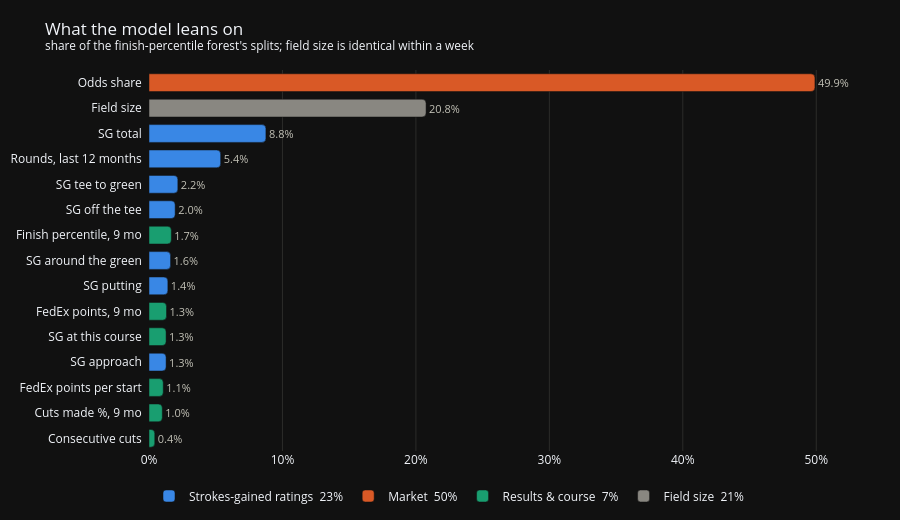

The notebook cell this image was saved under:
### Markdown cell above
### 7b. What the model leans on

Each feature's share of the finish-percentile forest's splits, coloured by kind; the legend
gives each kind's total. Read the strokes-gained ratings as a group: they overlap
(`SGA_T2G` is off the tee + approach + around the green), so they split credit between them.
`FIELD_SIZE` ranks high but is the same for every golfer in a week: it scales finish
percentiles across fields of different sizes and cannot reorder this week's field.

### Code cell
model.importance_chart(importances)

### Figure 1 — Plotly figure (JSON) as saved in the notebook; plotly's stock layout.template omitted (floating-point values rounded to 4 significant figures)
{"data": [{"cliponaxis": false, "customdata": ["SGA_APP", "SGA_PUTT", "SGA_ARG", "SGA_OTT", "SGA_T2G", "SGA_ROUNDS_12M", "SGA_TOTAL"], "hovertemplate": "%{customdata}: %{x:.1%}<extra></extra>", "marker": {"color": "#3987e5", "cornerradius": 4}, "name": "Strokes-gained ratings  23%", "orientation": "h", "text": ["1.3%", "1.4%", "1.6%", "2.0%", "2.2%", "5.4%", "8.8%"], "textfont": {"color": "#c3c2b7", "size": 11}, "textposition": "outside", "type": "bar", "x": [0.01281, 0.01414, 0.01616, 0.0196, 0.02162, 0.05371, 0.08761], "y": ["SG approach", "SG putting", "SG around the green", "SG off the tee", "SG tee to green", "Rounds, last 12 months", "SG total"]}, {"cliponaxis": false, "customdata": ["ODDS_SHARE"], "hovertemplate": "%{customdata}: %{x:.1%}<extra></extra>", "marker": {"color": "#d95926", "cornerradius": 4}, "name": "Market  50%", "orientation": "h", "text": ["49.9%"], "textfont": {"color": "#c3c2b7", "size": 11}, "textposition": "outside", "type": "bar", "x": [0.499], "y": ["Odds share"]}, {"cliponaxis": false, "customdata": ["CONSECUTIVE_CUTS", "CUT_PERCENTAGE", "form_density", "SG_CH_SHRUNK", "FEDEX_CUP_POINTS", "PCT_FORM_SHRUNK"], "hovertemplate": "%{customdata}: %{x:.1%}<extra></extra>", "marker": {"color": "#199e70", "cornerradius": 4}, "name": "Results & course  7%", "orientation": "h", "text": ["0.4%", "1.0%", "1.1%", "1.3%", "1.3%", "1.7%"], "textfont": {"color": "#c3c2b7", "size": 11}, "textposition": "outside", "type": "bar", "x": [0.004338, 0.00998, 0.01069, 0.01282, 0.01314, 0.01674], "y": ["Consecutive cuts", "Cuts made %, 9 mo", "FedEx points per start", "SG at this course", "FedEx points, 9 mo", "Finish percentile, 9 mo"]}, {"cliponaxis": false, "customdata": ["FIELD_SIZE"], "hovertemplate": "%{customdata}: %{x:.1%}<extra></extra>", "marker": {"color": "#898781", "cornerradius": 4}, "name": "Field size  21%", "orientation": "h", "text": ["20.8%"], "textfont": {"color": "#c3c2b7", "size": 11}, "textposition": "outside", "type": "bar", "x": [0.2076], "y": ["Field size"]}], "layout": {"bargap": 0.3, "barmode": "overlay", "height": 520, "legend": {"orientation": "h", "traceorder": "normal", "x": 0, "y": -0.08}, "margin": {"b": 30, "l": 10, "r": 50, "t": 70}, "title": {"text": "What the model leans on<br><sup>share of the finish-percentile forest's splits; field size is identical within a week</sup>"}, "xaxis": {"gridcolor": "#2c2c2a", "tickformat": ".0%", "zeroline": false}, "yaxis": {"categoryarray": ["Consecutive cuts", "Cuts made %, 9 mo", "FedEx points per start", "SG approach", "SG at this course", "FedEx points, 9 mo", "SG putting", "SG around the green", "Finish percentile, 9 mo", "SG off the tee", "SG tee to green", "Rounds, last 12 months", "SG total", "Field size", "Odds share"], "categoryorder": "array", "ticksuffix": "  "}}}
